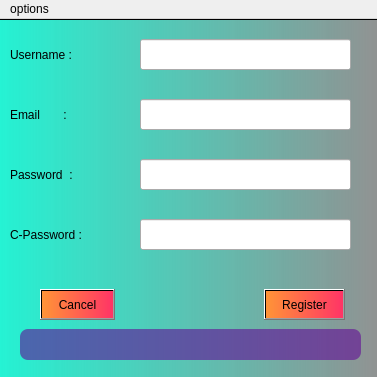
<?xml version="1.0" encoding="UTF-8"?>
<ui version="4.0">
 <class>MainWindow</class>
 <widget class="QMainWindow" name="MainWindow">
  <property name="geometry">
   <rect>
    <x>0</x>
    <y>0</y>
    <width>377</width>
    <height>377</height>
   </rect>
  </property>
  <property name="minimumSize">
   <size>
    <width>377</width>
    <height>377</height>
   </size>
  </property>
  <property name="maximumSize">
   <size>
    <width>377</width>
    <height>377</height>
   </size>
  </property>
  <property name="windowTitle">
   <string>Register</string>
  </property>
  <widget class="QWidget" name="centralwidget">
   <property name="minimumSize">
    <size>
     <width>377</width>
     <height>168</height>
    </size>
   </property>
   <property name="maximumSize">
    <size>
     <width>377</width>
     <height>14456453</height>
    </size>
   </property>
   <widget class="QLabel" name="label">
    <property name="geometry">
     <rect>
      <x>10</x>
      <y>20</y>
      <width>111</width>
      <height>31</height>
     </rect>
    </property>
    <property name="styleSheet">
     <string notr="true">font: 75 16pt &quot;MS Shell Dlg 2&quot;;</string>
    </property>
    <property name="text">
     <string>Username :</string>
    </property>
   </widget>
   <widget class="QLabel" name="label_2">
    <property name="geometry">
     <rect>
      <x>10</x>
      <y>140</y>
      <width>111</width>
      <height>31</height>
     </rect>
    </property>
    <property name="styleSheet">
     <string notr="true">font: 75 16pt &quot;MS Shell Dlg 2&quot;;</string>
    </property>
    <property name="text">
     <string>Password  :</string>
    </property>
   </widget>
   <widget class="QLineEdit" name="leu">
    <property name="geometry">
     <rect>
      <x>140</x>
      <y>20</y>
      <width>211</width>
      <height>31</height>
     </rect>
    </property>
    <property name="styleSheet">
     <string notr="true">font: 12pt &quot;MS Shell Dlg 2&quot;;</string>
    </property>
   </widget>
   <widget class="QLineEdit" name="lep">
    <property name="geometry">
     <rect>
      <x>140</x>
      <y>140</y>
      <width>211</width>
      <height>31</height>
     </rect>
    </property>
    <property name="styleSheet">
     <string notr="true">font: 12pt &quot;MS Shell Dlg 2&quot;;</string>
    </property>
    <property name="inputMask">
     <string/>
    </property>
    <property name="echoMode">
     <enum>QLineEdit::Password</enum>
    </property>
   </widget>
   <widget class="QPushButton" name="bc">
    <property name="geometry">
     <rect>
      <x>40</x>
      <y>270</y>
      <width>75</width>
      <height>31</height>
     </rect>
    </property>
    <property name="styleSheet">
     <string notr="true">font: 75 12pt &quot;MS Shell Dlg 2&quot;;
background-color: qlineargradient(spread:pad, x1:0, y1:0, x2:1, y2:0, stop:0 rgba(255, 148, 55, 255), stop:1 rgba(255, 52, 102, 255));</string>
    </property>
    <property name="text">
     <string>Cancel</string>
    </property>
   </widget>
   <widget class="QFrame" name="frame">
    <property name="geometry">
     <rect>
      <x>-10</x>
      <y>0</y>
      <width>391</width>
      <height>371</height>
     </rect>
    </property>
    <property name="styleSheet">
     <string notr="true">background-color: qlineargradient(spread:pad, x1:0, y1:0, x2:1, y2:0, stop:0 rgba(19, 245, 211, 238), stop:1 rgba(0, 0, 0, 100) );
</string>
    </property>
    <property name="frameShape">
     <enum>QFrame::StyledPanel</enum>
    </property>
    <property name="frameShadow">
     <enum>QFrame::Raised</enum>
    </property>
   </widget>
   <widget class="QLabel" name="lres">
    <property name="geometry">
     <rect>
      <x>20</x>
      <y>310</y>
      <width>341</width>
      <height>31</height>
     </rect>
    </property>
    <property name="whatsThis">
     <string>&lt;html&gt;&lt;head/&gt;&lt;body&gt;&lt;p align=&quot;center&quot;&gt;&lt;br/&gt;&lt;/p&gt;&lt;/body&gt;&lt;/html&gt;</string>
    </property>
    <property name="styleSheet">
     <string notr="true">font: 14pt &quot;Segoe Script&quot;;
color: rgb(175, 0, 2);
background-color: rgba(97, 8, 149, 150);

border-radius: 8px;</string>
    </property>
    <property name="text">
     <string/>
    </property>
    <property name="alignment">
     <set>Qt::AlignCenter</set>
    </property>
   </widget>
   <widget class="QPushButton" name="bas">
    <property name="geometry">
     <rect>
      <x>264</x>
      <y>270</y>
      <width>81</width>
      <height>31</height>
     </rect>
    </property>
    <property name="styleSheet">
     <string notr="true">font: 75 12pt &quot;MS Shell Dlg 2&quot;;
background-color: qlineargradient(spread:pad, x1:0, y1:0, x2:1, y2:0, stop:0 rgba(255, 148, 55, 255), stop:1 rgba(255, 52, 102, 255));</string>
    </property>
    <property name="text">
     <string>Register</string>
    </property>
   </widget>
   <widget class="QLabel" name="label_3">
    <property name="geometry">
     <rect>
      <x>10</x>
      <y>200</y>
      <width>131</width>
      <height>31</height>
     </rect>
    </property>
    <property name="styleSheet">
     <string notr="true">font: 75 15pt &quot;MS Shell Dlg 2&quot;;</string>
    </property>
    <property name="text">
     <string>C-Password :</string>
    </property>
   </widget>
   <widget class="QLineEdit" name="lep_2">
    <property name="geometry">
     <rect>
      <x>140</x>
      <y>200</y>
      <width>211</width>
      <height>31</height>
     </rect>
    </property>
    <property name="styleSheet">
     <string notr="true">font: 12pt &quot;MS Shell Dlg 2&quot;;</string>
    </property>
    <property name="inputMask">
     <string/>
    </property>
    <property name="echoMode">
     <enum>QLineEdit::Password</enum>
    </property>
   </widget>
   <widget class="QLabel" name="label_4">
    <property name="geometry">
     <rect>
      <x>10</x>
      <y>80</y>
      <width>111</width>
      <height>31</height>
     </rect>
    </property>
    <property name="styleSheet">
     <string notr="true">font: 75 16pt &quot;MS Shell Dlg 2&quot;;</string>
    </property>
    <property name="text">
     <string>Email       :</string>
    </property>
   </widget>
   <widget class="QLineEdit" name="lep_3">
    <property name="geometry">
     <rect>
      <x>140</x>
      <y>80</y>
      <width>211</width>
      <height>31</height>
     </rect>
    </property>
    <property name="styleSheet">
     <string notr="true">font: 12pt &quot;MS Shell Dlg 2&quot;;</string>
    </property>
    <property name="inputMask">
     <string/>
    </property>
    <property name="echoMode">
     <enum>QLineEdit::Password</enum>
    </property>
   </widget>
   <zorder>frame</zorder>
   <zorder>label</zorder>
   <zorder>label_2</zorder>
   <zorder>leu</zorder>
   <zorder>lep</zorder>
   <zorder>bc</zorder>
   <zorder>lres</zorder>
   <zorder>bas</zorder>
   <zorder>label_3</zorder>
   <zorder>lep_2</zorder>
   <zorder>label_4</zorder>
   <zorder>lep_3</zorder>
  </widget>
  <widget class="QMenuBar" name="menuBar">
   <property name="geometry">
    <rect>
     <x>0</x>
     <y>0</y>
     <width>377</width>
     <height>21</height>
    </rect>
   </property>
   <widget class="QMenu" name="menuoptions">
    <property name="title">
     <string>options</string>
    </property>
    <addaction name="actionchange_server"/>
    <addaction name="separator"/>
   </widget>
   <addaction name="menuoptions"/>
  </widget>
  <action name="aclog">
   <property name="text">
    <string>login</string>
   </property>
  </action>
  <action name="login">
   <property name="text">
    <string>Login</string>
   </property>
  </action>
  <action name="actionchange_server">
   <property name="text">
    <string>change server</string>
   </property>
  </action>
 </widget>
 <resources/>
 <connections/>
</ui>
